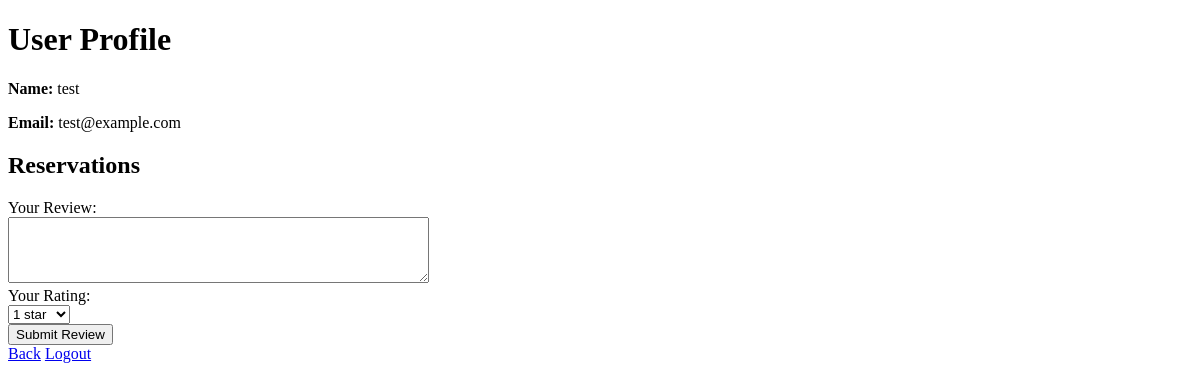
/profile.php (signed in), run on an earlier commit of the app's database.
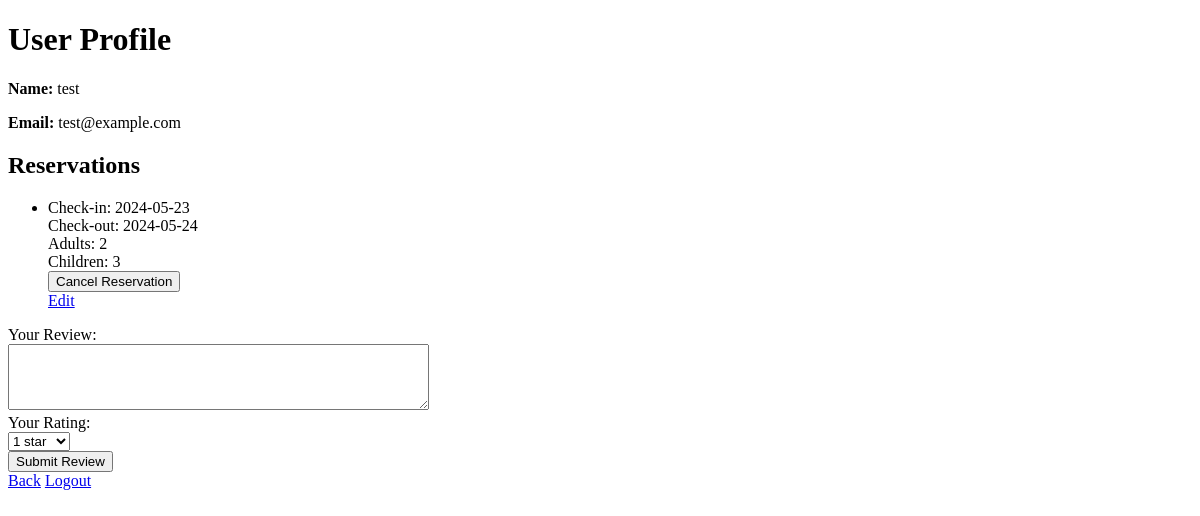
And on a later commit of the database.
### tables this page shows
CREATE TABLE `reservations` (
  `id` int(11) NOT NULL,
  `name` varchar(255) NOT NULL,
  `email` varchar(255) NOT NULL,
  `check_in` date NOT NULL,
  `check_out` date NOT NULL,
  `adults` int(11) NOT NULL,
  `children` int(11) NOT NULL,
  `user_id` int(11) NOT NULL
);

### profile.php (the view, shortened to what this page needs)
<?php
require_once __DIR__ . "/db/db.php";
$user_id = $_SESSION['user_id'];
$stmt = $conn->prepare("SELECT * FROM user WHERE id = ?");
$stmt->bind_param("i", $user_id);
$stmt->execute();
$result = $stmt->get_result();
$user = $result->fetch_assoc();
$stmt = $conn->prepare("SELECT * FROM reservations WHERE user_id = ?");
$stmt->bind_param("i", $user_id);
$stmt->execute();
$reservation_result = $stmt->get_result();
?>
<!DOCTYPE html>
<html lang="en">
<head>
</head>
<body>
<div class="container">
    <h1>User Profile</h1>
    <p><strong>Name:</strong> <?php echo htmlspecialchars($user['name']); ?></p>
    <p><strong>Email:</strong> <?php echo htmlspecialchars($user['email']); ?></p>
    <h2>Reservations</h2>
    <ul>
        <?php while ($reservation = $reservation_result->fetch_assoc()): ?>
            <li>
                Check-in: <?php echo $reservation['check_in']; ?><br>
                Check-out: <?php echo $reservation['check_out']; ?><br>
                Adults: <?php echo $reservation['adults']; ?><br>
                Children: <?php echo $reservation['children']; ?><br>
                <form method="post" action="cancel_reservation.php" onsubmit="return confirmCancellation()">
                    <input type="submit" value="Cancel Reservation">
                </form>
                <a href="#edit_form_<?php echo $reservation['id']; ?>" onclick="showEditForm(<?php echo $reservation['id']; ?>)">Edit</a>
            </li>
        <?php endwhile; ?>
    </ul>
    <form method="post" action="submit_review.php">
        <label for="review_text">Your Review:</label><br>
        <textarea id="review_text" name="review_text" rows="4" cols="50" required></textarea><br>
        <label for="rating">Your Rating:</label><br>
        <select id="rating" name="rating" required>
            <option value="1">1 star</option>
        </select><br>
        <input type="submit" value="Submit Review">
    </form>
    <a href="index.php">Back</a>
    <a href="auth/logout.php">Logout</a>
</div>
</body>
</html>

What changed in the data, as far as the page shows it:
added reservations: check_in "2024-05-23", check_out "2024-05-24", adults "2", children "3"
